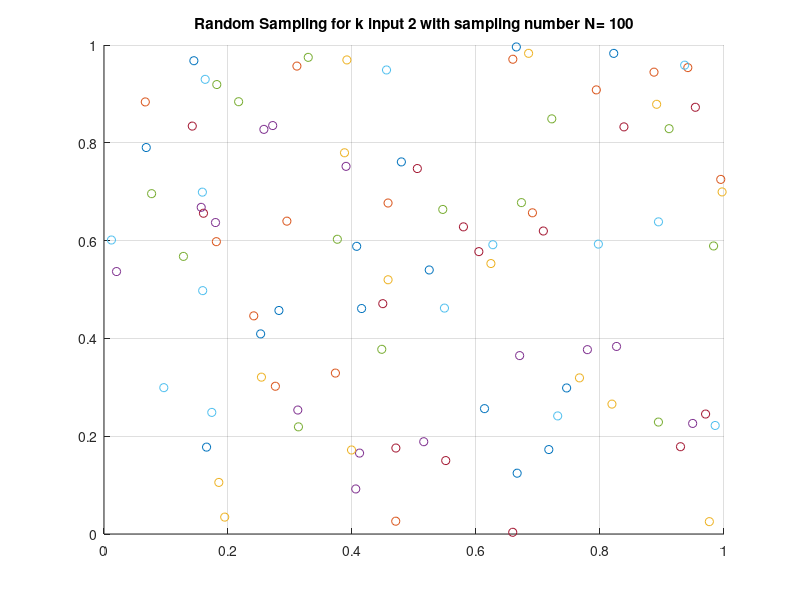

Write MATLAB code to recreate this figure. (Note: this script raises an error after producing the figure.)
%% Sampling strategies: Random, Stratified random (LHS) and Quasi-random (Sobol sequences) 
%it is all above how you subsample from the k dimensional (continous) input space.


clear all
clc
close all
%% method 1: Randomg sampling
%n. of variables
figure(1)
k=3; N=100;
grid,hold on;
%axis([0 1 0 1]);
for i=1:N
   X(i,:) = rand(1, k);
   plot(X(i,1),X(i,2),'o')
   %getframe;
end
hold off
title(['Random Sampling for k input ',num2str(2),' with sampling number N= ',num2str(N)])

%% 

%%method 2: Latin Hypercube sampling 
%n. of variables
k=2;
%n. of sample points
N=100;

X = lhs(N, k);
figure(2)
grid,hold on
for i=1:N
plot(X(i,1),X(i,2),'o')
end
hold off
title(['Latin Hypercube Sampling for k input ',num2str(2),' with sampling number N= ',num2str(N)])

%% Method 3: quasi-random low discrepancy sampling (sobol sequence)
%first test on quasi-random sampling
%n. of variables
k=2;
%number of sample points
N=100;
figure(6)
hold on;
axis([0 1 0 1]);
for i=1:N
   Xt=LPTAU51(i-1, k);
   X=Xt(1:k)+ones(1,k)/(2*N);
   plot(X(1),X(2),'o')
   getframe;
end
hold off
title(['Quasi-random sampling for k input= ',num2str(k),' with sample number N=',num2str(N)])
%%


%n. of variables
k=2;
%number of sample points
N=32;
figure(3)
hold on;
axis([0 1 0 1]);
%thick grids
for i=0:N/4:N-1
    plot([i/N i/N],[0 1],'linewidth',3)
    plot([0 1],[i/N i/N],'linewidth',3)
end
for i=1:N
   Xt=LPTAU51(i-1, k);
   X=Xt(1:k)+ones(1,k)/(2*N);
   plot(X(1),X(2),'o')
   getframe;
end
hold off
title(['Quasi-random sampling for k input= ',num2str(k),' with sample number N=',num2str(N)])
%%

%second test on quasi-random sampling

%n. of variables
k=2;
%number of sample points
N=64;
figure(4)
title(['Quasi-random sampling for k input= ',num2str(k),' with sample number N= ',num2str(N)])
hold on;
axis([0 1 0 1]);
%light grids
for i=0:N/8:N-1
  plot([i/N i/N],[0 1])
end
for i=0:N/8:N-1
  plot([0 1],[i/N i/N])
end
%thick grids
for i=0:N/4:N-1
    plot([i/N i/N],[0 1],'linewidth',3)
    plot([0 1],[i/N i/N],'linewidth',3)
end
Sample=[];
for i=1:N
   Xt=LPTAU51(i-1, k);
   X=Xt(1:k)+ones(1,k)/(2*N);
   plot(X(1),X(2),'o')
   getframe;
   Sample=[Sample;X];
end
hold off

%%

%third test on quasi-random sampling

%n. of variables
k=20;
%number of sample points
N=64;
figure(5)
title(['Quasi-random sampling for k input=',num2str(k),'with sample number N=',num2str(N)])
hold on;
axis([0 1 0 1]);
%light grids
for i=0:N/8:N-1
  plot([i/N i/N],[0 1])
end
for i=0:N/8:N-1
  plot([0 1],[i/N i/N])
end
%thick grids
for i=0:N/4:N-1
    plot([i/N i/N],[0 1],'linewidth',3)
    plot([0 1],[i/N i/N],'linewidth',3)
end
for i=1:N
   Xt=LPTAU51(i-1, k);
   X=Xt(1:k)+ones(1,k)/(2*N);
   plot(X(16),X(20),'o')
   getframe;
end
hold off

for i=1:6
    saveas(i,num2str(i),'tiff')
end